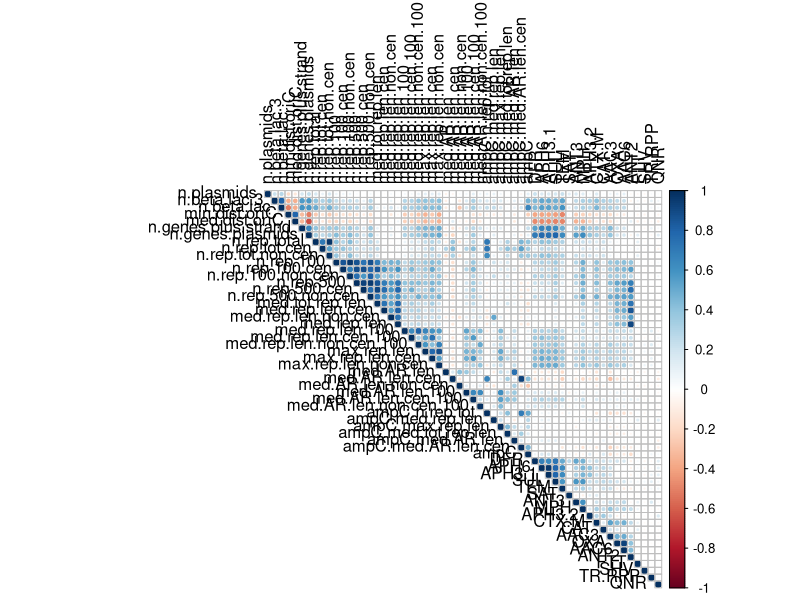
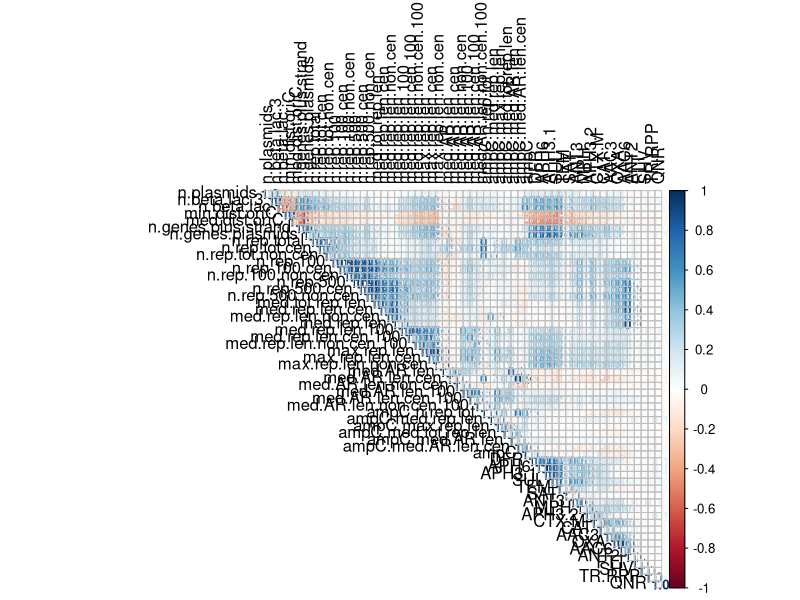
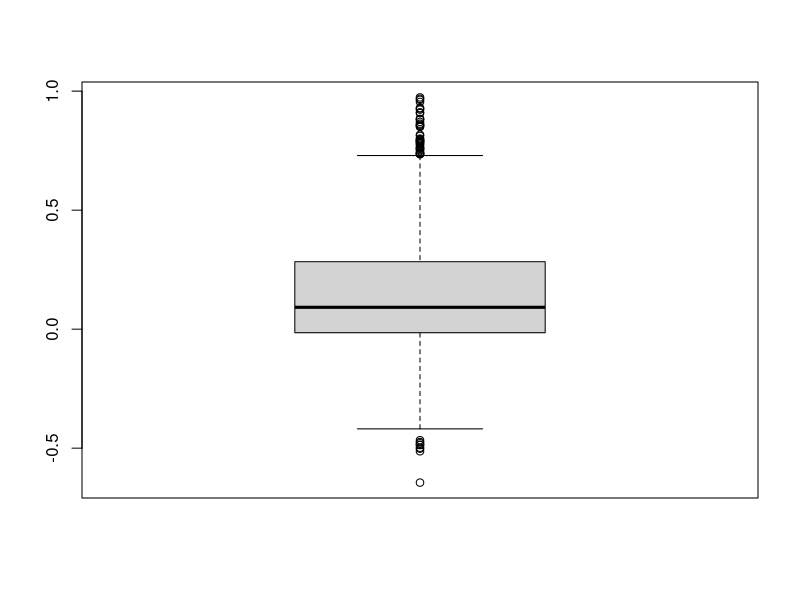
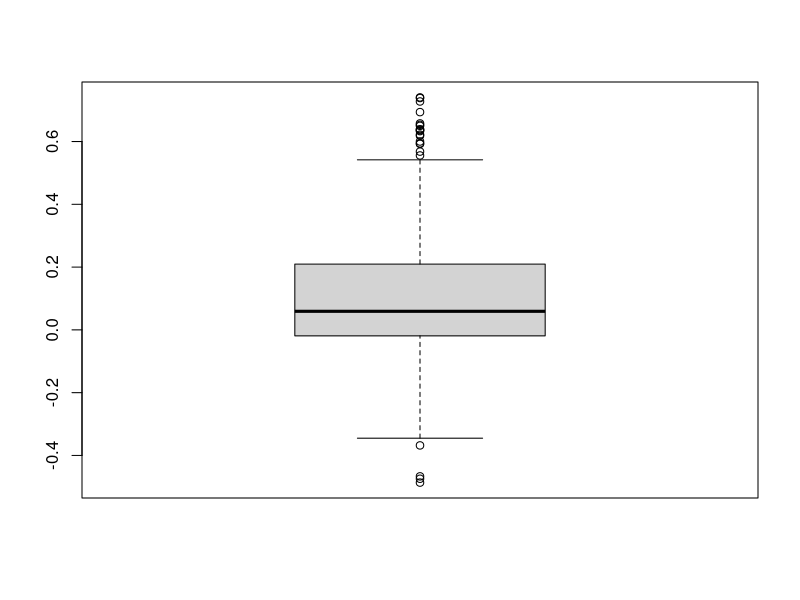
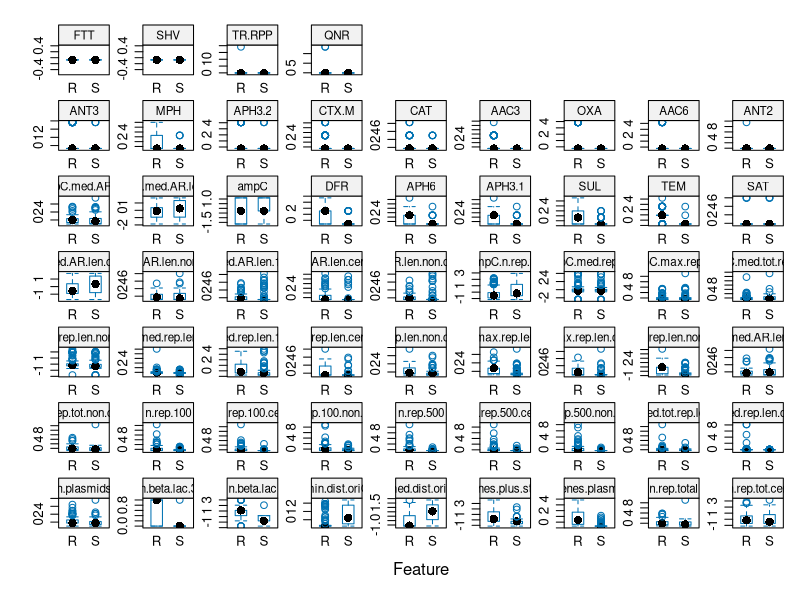
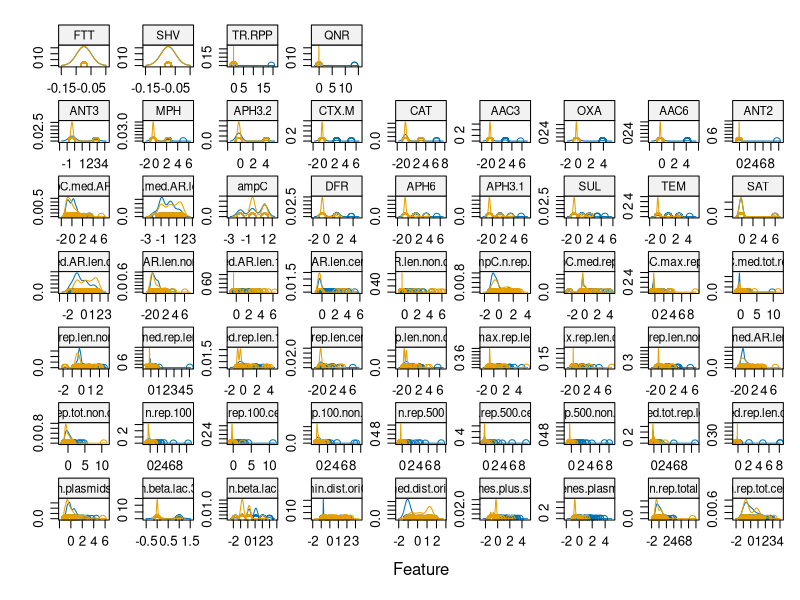

Reproduce these figures in R, in order. (Note: this script raises an error after producing the figures.)
## ---- chunk 1
knitr::opts_chunk$set(fig.width = 10, fig.height = 5, message = F, warning = F, cache = T)
library(tidyverse)
library(caret)
library(ROCR)
## ---- chunk 2
feat_amp <- read_csv("data/features_amp_strain.csv", na = c("NA", "-Inf"))

# resistance as factor
feat_amp$resistance <- as.factor(feat_amp$resistance)

# BL counted as binary > 3
feat_amp$n.beta.lac.3 <- ifelse(feat_amp$n.beta.lac > 3, 1, 0)
feat_amp <- feat_amp %>% 
  relocate(n.beta.lac.3, .before="n.beta.lac")

# remove AB and strain
feat_amp <- feat_amp %>% select(-c(strain))

feat_amp
## ---- chunk 3
skimr::skim(feat_amp)
## ---- chunk 4
feat_amp <- feat_amp %>% 
  select(-APH4)
## ---- chunk 5

feat_amp[is.na(feat_amp)] <- 0

## ---- chunk 6
end <- length(feat_amp)
# except for resistance and n.beta.lac.3
feat_amp_scaled <- as_tibble(
  scale(
    feat_amp %>% select(-c(resistance, n.beta.lac.3))
    ))

feat_amp_scaled$resistance <- feat_amp$resistance
feat_amp_scaled$n.beta.lac.3 <- feat_amp$n.beta.lac.3

feat_amp_scaled <- relocate(feat_amp_scaled, n.beta.lac.3, .before="n.beta.lac")
feat_amp_scaled <- relocate(feat_amp_scaled, resistance, .before="n.beta.lac.3")
## ---- chunk 7
cor_matrix <- cor(feat_amp[,c(2:end)], use = "pairwise.complete.obs")
corrplot::corrplot(cor_matrix, type="upper", tl.col = "black")
## ---- chunk 8
cor_matrix_scaled <- cor(feat_amp[,c(2:end)], use = "pairwise.complete.obs")
corrplot::corrplot(cor_matrix_scaled, type="upper", method = "number", number.cex=0.8, number.digits=1, tl.col = "black")
## ---- chunk 9
# exclude resistance, n.beta.lac.3
feat_amp_proc <- select(feat_amp_scaled, -c(resistance, n.beta.lac.3))

descr_cor <- cor(feat_amp_proc)
summary(descr_cor[upper.tri(descr_cor)])
## ---- chunk 10
boxplot(descr_cor[upper.tri(descr_cor)])
## ---- chunk 11
highly_cor <- findCorrelation(descr_cor, cutoff = .75)

feat_amp_proc <- feat_amp_proc[,-highly_cor]

# check new correlations
descr_cor2 <- cor(feat_amp_proc)
summary(descr_cor2[upper.tri(descr_cor2)])
## ---- chunk 12
boxplot(descr_cor2[upper.tri(descr_cor2)])
## ---- chunk 13
feat_amp_proc$n.beta.lac.3 <- feat_amp$n.beta.lac.3

feat_amp_proc$resistance <- feat_amp$resistance
## ---- chunk 14
set.seed(100)

in_train_nocorr <- createDataPartition(y = feat_amp_proc$resistance, p=0.75, list=FALSE)


training_nocorr <- feat_amp_proc[in_train_nocorr,]
testing_nocorr <- feat_amp_proc[-in_train_nocorr,]

# to avoid slowness of caret
x_nocorr <- as.matrix(training_nocorr %>% select(-resistance))  # we don't needs 'resistance' here
y_nocorr <- training_nocorr$resistance

## ---- chunk 15
set.seed(100)

in_train_all <- createDataPartition(y = feat_amp_scaled$resistance, p=0.75, list=FALSE)


training_all <- feat_amp_scaled[in_train_all,]
testing_all <- feat_amp_scaled[-in_train_all,]

# to avoid slowness of caret
x_all <- as.matrix(training_all %>% select(-resistance))  # we don't needs 'resistance' here
y_all <- training_all$resistance

## ---- chunk 16
featurePlot(x = x_all, 
            y = y_all, 
            plot = "box",
            strip=strip.custom(par.strip.text=list(cex=.7)),
            scales = list(x = list(relation="free"), 
                          y = list(relation="free")))
## ---- chunk 17
featurePlot(x = x_all, 
            y = y_all, 
            plot = "density",
            strip=strip.custom(par.strip.text=list(cex=.7)),
            scales = list(x = list(relation="free"), 
                          y = list(relation="free")))
## ---- chunk 18
pred_best <- c("resistance", "n.beta.lac.3", "ampC", "med.dist.oriC", "n.genes.plus.strand", "n.genes.plasmids", "med.AR.len.cen", "max.rep.len", "n.rep.500", "med.rep.len.100")
## ---- chunk 19
training_best <- training_all %>% select(pred_best)
testing_best <- testing_all %>% select(pred_best)

x_best <- as.matrix(training_best[,-1])
y_best <- training_best$resistance
## ---- chunk 20
feat_selected <- feat_amp_scaled %>% 
  select(c(resistance, n.beta.lac.3, ampC, n.plasmids, med.rep.len, med.tot.rep.len, max.rep.len, n.rep.total, med.AR.len.cen, med.dist.oriC, n.genes.plasmids))

# NAs in `med.tot.rep.len` and in `med.AR.len.cen` should be replaced with 0s
#feat_selected$med.tot.rep.len <- ifelse(is.na(feat_selected$med.tot.rep.len), 0, feat_selected$med.tot.rep.len)
#feat_selected$med.AR.len.cen <- ifelse(is.na(feat_selected$med.AR.len.cen), 0, feat_selected$med.AR.len.cen)

## ---- chunk 21
set.seed(100)

in_train_hand <- createDataPartition(y = feat_selected$resistance, p=0.75, list=FALSE)


training_hand <- feat_selected[in_train_hand,]
testing_hand <- feat_selected[-in_train_hand,]

# to avoid slowness of caret
x_hand <- as.matrix(training_hand %>% select(-resistance))
y_hand <- training_hand$resistance

## ---- chunk 22
fitControl_roc <- trainControl(## 5-fold CV
                           method = "repeatedcv",
                           number = 5,
                           ## repeated ten times
                           repeats = 10, 
                           allowParallel = T,
                           classProbs = T,
                           summaryFunction = twoClassSummary)

fitControl_acc <- trainControl(## 5-fold CV
                           method = "repeatedcv",
                           number = 5,
                           ## repeated ten times
                           repeats = 10, 
                           allowParallel = T)
## ---- chunk 23
set.seed(100)

fit_LR_hand_roc <- train(x = x_hand, 
                         y = y_hand,
                 method = "regLogistic", 
                 trControl = fitControl_roc,
                 verbose = FALSE,
                 metric="ROC")
fit_LR_hand_roc
## ---- chunk 24
fit_LR_hand_roc$resample %>% arrange(-ROC)
## ---- chunk 25
confusionMatrix.train(fit_LR_hand_roc)
## ---- chunk 26
set.seed(100)

fit_LR_hand_acc <- train(x = x_hand,
                         y = y_hand, 
                 method = "regLogistic", 
                 trControl = fitControl_acc,
                 verbose = FALSE,
                 metric="Accuracy")
fit_LR_hand_acc
## ---- chunk 27

predClasses_RLR_hand_roc <- predict(fit_LR_hand_roc, newdata=testing_hand)

cm_RLR_hand_roc <- confusionMatrix(data = predClasses_RLR_hand_roc, 
                reference = testing_hand$resistance,
                mode="everything",
                positive="R")

cm_RLR_hand_roc
## ---- chunk 28

predClasses_RLR_hand_acc <- predict(fit_LR_hand_acc, newdata=testing_hand)

cm_RLR_hand_acc <- confusionMatrix(data = predClasses_RLR_hand_acc, 
                reference = testing_hand$resistance,
                mode="everything",
                positive="R")

cm_RLR_hand_acc
## ---- chunk 29
set.seed(100)

# fitControl is ROC optimized
fitControl_roc <- trainControl(## 5-fold CV
                           method = "repeatedcv",
                           number = 5,
                           ## repeated ten times
                           repeats = 10, 
                           allowParallel = T,
                           classProbs = T,
                           summaryFunction = twoClassSummary)

fit_LR_nocorr_roc <- train(x = x_nocorr,
                           y = y_nocorr,
                 method = "regLogistic", 
                 trControl = fitControl_roc,
                 verbose = FALSE,
                 metric="ROC")

fit_LR_nocorr_roc
## ---- chunk 30

predClasses_RLR_nocorr_roc <- predict(fit_LR_nocorr_roc, newdata=testing_nocorr)

cm_RLR_nocorr_roc <- confusionMatrix(data = predClasses_RLR_nocorr_roc, 
                reference = testing_nocorr$resistance,
                mode="everything",
                positive="R")

cm_RLR_nocorr_roc
## ---- chunk 31
# remove n.beta.lac - column number 1
fit_LR_nocorr_roc2 <- train(x = x_nocorr[, -1],
                           y = y_nocorr,
                 method = "regLogistic", 
                 trControl = fitControl_roc,
                 verbose = FALSE,
                 metric="ROC")

fit_LR_nocorr_roc2
## ---- chunk 32
LR_coeff <- as_tibble(fit_LR_nocorr_roc$finalModel$W) %>% gather(key = "predictor", value = "log.odds", 1:27) %>% mutate(odds.ratio = exp(log.odds))

LR_coeff
## ---- chunk 33
#LR_coeff_td <- gather(LR_coeff, "type", "value", 2:3)
library(ggpubr)

feat_imp_rlr_or <- ggplot(LR_coeff, aes(reorder(predictor, abs(log.odds)), odds.ratio))+
  geom_col(fill="steelblue")+
  coord_flip()+
  xlab("")+
  ylab("odds ratio")

feat_imp_rlr_lo <- ggplot(LR_coeff, aes(reorder(predictor, abs(log.odds)), log.odds))+
  geom_col(fill="steelblue")+
  coord_flip()+
  xlab("")+
  ylab("log odds")


feat_imp_rlr <- annotate_figure(
  ggarrange(feat_imp_rlr_or, feat_imp_rlr_lo, ncol = 2), 
  top = text_grob("Binomial Logistic Regression coefficients"))

#annotate_figure(feat_imp_rlr, top = text_grob("Binomial Logistic Regression coefficients"))

feat_imp_rlr
## ---- chunk 34
predClasses_RLR_nocorr_roc2 <- predict(fit_LR_nocorr_roc2, newdata=testing_nocorr[, -1])

cm_RLR_nocorr_roc2 <- confusionMatrix(data = predClasses_RLR_nocorr_roc2, 
                reference = testing_nocorr$resistance,
                mode="everything",
                positive="R")

cm_RLR_nocorr_roc2
## ---- chunk 35
set.seed(100)
options(warn=-1)

subsets <- c(1:38)

rfe_ctrl <- rfeControl(functions = rfFuncs,
                   method = "repeatedcv",
                   repeats = 5,
                   verbose = FALSE,
                   allowParallel = T, 
                   number = 10, 
                   p = 0.75)

# training[, -2] - because I want to exclude n.beta.lac and leave only its binary counterpart n.beta.lac.3
lm_profile <- rfe(x = x_all[,-2], 
                 y = y_all,
                 sizes = subsets,
                 rfeControl = rfe_ctrl, 
                 metric = "RMSE")

lm_profile
## ---- chunk 36
top5 <- c("min.dist.oriC", "n.beta.lac.3", "n.genes.plasmids", "max.rep.len.cen", "med.AR.len.100")

training_top5 <- select(training_all, c(resistance, top5))

testing_top5 <- select(testing_all, c(resistance, top5))


x_top5 <- as.matrix(training_top5[,-1])
y_top5 <- training_top5$resistance
## ---- chunk 37
# I use fitControl_roc from earlier

set.seed(100)

fit_LR_top5_roc <- train(x = x_top5,
                         y = y_top5,
                         method = "regLogistic", 
                         trControl = fitControl_roc,
                         verbose = FALSE,
                         metric="ROC")
fit_LR_top5_roc
## ---- chunk 38

predClasses_RLR_top5_roc <- predict(fit_LR_top5_roc, newdata=testing_top5)

cm_RLR_top5_roc <- confusionMatrix(data = predClasses_RLR_top5_roc, 
                reference = testing_top5$resistance,
                mode="everything",
                positive="R")

cm_RLR_top5_roc
## ---- chunk 39
fit_ctrl_rf_roc <- trainControl(## 5-fold CV
                           method = "repeatedcv",
                           number = 5,
                           ## repeated ten times
                           repeats = 10, 
                           allowParallel = T,
                           classProbs = T,
                           summaryFunction = twoClassSummary)

#mtry <- sqrt(ncol(training_all[,2:39]))
#tunegrid <- expand.grid(.mtry=mtry)
## ---- chunk 40
set.seed(100)

fit_RF <- train(x = x_all,
                y = y_all,  
                 method = "rf", 
                 trControl = fit_ctrl_rf_roc,
                 #tuneGrid=tunegrid,
                 verbose = FALSE,
                 metric="ROC")

fit_RF
## ---- chunk 41
imp_vars_rf_all <- varImp(fit_RF)

plot(imp_vars_rf_all, main="Variable Importance with RF (all)")
## ---- chunk 42
predClasses_RF_all <- predict(fit_RF, newdata=testing_all)

cm_RF_all <- confusionMatrix(data = predClasses_RF_all, 
                reference = testing_all$resistance,
                mode="everything",
                positive="R")

cm_RF_all
## ---- chunk 43
set.seed(100)

# without n.ampC
fit_RF_no_n.ampC <- train(x = x_all[, -3],
                y = y_all,  
                 method = "rf", 
                 trControl = fit_ctrl_rf_roc,
                 #tuneGrid=tunegrid,
                 verbose = FALSE,
                 metric="ROC")

fit_RF_no_n.ampC
## ---- chunk 44
imp_vars_rf_no_n.ampC <- varImp(fit_RF_no_n.ampC)

plot(imp_vars_rf_no_n.ampC, main="Variable Importance with RF (no n.ampC)")

## ---- chunk 45
# without n.ampC
predClasses_RF_no_n.ampC <- predict(fit_RF_no_n.ampC, newdata=testing_all[, -4])

cm_RF_no_n.ampC <- confusionMatrix(data = predClasses_RF_no_n.ampC, 
                reference = testing_all$resistance,
                mode="everything",
                positive="R")

cm_RF_no_n.ampC
## ---- chunk 46
set.seed(100)

fit_RF_best <- train(x_best, y_best, 
                 method = "rf", 
                 trControl = fit_ctrl_rf_roc,
                 #tuneGrid=tunegrid,
                 verbose = FALSE,
                 metric="ROC")

fit_RF_best
## ---- chunk 47
imp_vars_rf_best <- varImp(fit_RF_best)

plot(imp_vars_rf_best, main="Variable Importance with RF (manual best)")
## ---- chunk 48
predClasses_RF_best <- predict(fit_RF_best, newdata=testing_best)

cm_RF_best <- confusionMatrix(data = predClasses_RF_best, 
                reference = testing_best$resistance,
                mode="everything",
                positive="R")

cm_RF_best
## ---- chunk 49
set.seed(100)

fit_RF_nocorr <- train(x_nocorr, y_nocorr, 
                 method = "rf", 
                 trControl = fit_ctrl_rf_roc,
                 #tuneGrid=tunegrid,
                 verbose = FALSE,
                 metric="ROC")

fit_RF_nocorr
## ---- chunk 50
imp_vars_rf_nocorr <- varImp(fit_RF_nocorr)

feat_imp_rf <- plot(imp_vars_rf_nocorr, main="Variable Importance with RF (non-correlated)")

feat_imp_rf
## ---- chunk 51
predClasses_RF_nocorr <- predict(fit_RF_nocorr, newdata=testing_nocorr)

cm_RF_nocorr <- confusionMatrix(data = predClasses_RF_nocorr, 
                reference = testing_nocorr$resistance,
                mode="everything",
                positive="R")

cm_RF_nocorr
## ---- chunk 52
set.seed(100)

fit_SVM_all <- train(resistance ~ ., data = training_all,
                 method = "svmRadial", 
                 trControl = fitControl_roc,
                 verbose = FALSE,
                 metric="ROC")

fit_SVM_all
## ---- chunk 53
predClasses_SVM_all <- predict(fit_SVM_all, newdata=testing_all)

cm_SVM_all <- confusionMatrix(data = predClasses_SVM_all, 
                reference = testing_all$resistance,
                mode="everything",
                positive="R")

cm_SVM_all
## ---- chunk 54
set.seed(100)

fit_SVM_nocorr <- train(resistance ~ ., data = training_nocorr, 
                 method = "svmRadial", 
                 trControl = fitControl_roc,
                 verbose = FALSE,
                 metric="ROC")

fit_SVM_nocorr
## ---- chunk 55
predClasses_SVM_nocorr <- predict(fit_SVM_nocorr, newdata=testing_nocorr)

cm_SVM_nocorr <- confusionMatrix(data = predClasses_SVM_nocorr, 
                reference = testing_nocorr$resistance,
                mode="everything",
                positive="R")

cm_SVM_nocorr
## ---- chunk 56
fit_ctrl_xgb_roc <- trainControl(## 5-fold CV
                           method = "repeatedcv",
                           number = 5,
                           repeats = 5, 
                           allowParallel = F,
                           classProbs = T,
                           summaryFunction = twoClassSummary)
## ---- chunk 57
set.seed(100)

fit_XGB_all <- train(x = x_all, y = y_all, 
                 method = "xgbDART", 
                 trControl = fit_ctrl_xgb_roc,
                 verbose = FALSE,
                 metric="ROC",
                 verbosity=0)
fit_XGB_all$bestTune
## ---- chunk 58
filter(fit_XGB_all$results, nrounds == 150, max_depth == 1, eta == 0.3, gamma == 0, subsample == 0.75, colsample_bytree == 0.6, rate_drop == 0.01, skip_drop == 0.95, min_child_weight == 1)
## ---- chunk 59
imp_vars_xgb_all <- varImp(fit_XGB_all)

feat_imp_xgb_all <- plot(imp_vars_xgb_all, main="Variable Importance with XGB (all)")

feat_imp_xgb_all
## ---- chunk 60
predClasses_XGB_all <- predict(fit_XGB_all, newdata=testing_all)

cm_XGB_all <- confusionMatrix(data = predClasses_XGB_all, 
                reference = testing_all$resistance,
                mode="everything",
                positive="R")

cm_XGB_all
## ---- chunk 61
set.seed(100)

fit_XGB_nocorr <- train(x = x_nocorr, y = y_nocorr, 
                 method = "xgbDART", 
                 trControl = fit_ctrl_xgb_roc,
                 verbose = FALSE,
                 metric="ROC",
                 verbosity=0)

fit_XGB_nocorr$bestTune
## ---- chunk 62
imp_vars_xgb_nocorr <- varImp(fit_XGB_nocorr)

feat_imp_xgb_nocorr <- plot(imp_vars_xgb_nocorr, main="Variable Importance with XGB (nocorr)")

feat_imp_xgb_nocorr
## ---- chunk 63
predClasses_XGB_nocorr <- predict(fit_XGB_nocorr, newdata=testing_nocorr)

cm_XGB_nocorr <- confusionMatrix(data = predClasses_XGB_nocorr, 
                reference = testing_nocorr$resistance,
                mode="everything",
                positive="R")

cm_XGB_nocorr
## ---- chunk 64
set.seed(100)

#x_best_scaled <- scale(x_best)

fit_XGB_best <- train(x=x_best, y=y_best, 
                 method = "xgbDART", 
                 trControl = fit_ctrl_xgb_roc,
                 verbose = FALSE,
                 metric="ROC",
                 verbosity=0)

fit_XGB_best$bestTune
## ---- chunk 65
imp_vars_xgb_best <- varImp(fit_XGB_best)

feat_imp_xgb_best <- plot(imp_vars_xgb_best, main="Variable Importance with XGB (best)")

feat_imp_xgb_best
## ---- chunk 66
predClasses_XGB_best <- predict(fit_XGB_best, newdata=testing_best)

cm_XGB_best <- confusionMatrix(data = predClasses_XGB_best, 
                reference = testing_best$resistance,
                mode="everything",
                positive="R")

cm_XGB_best
## ---- chunk 67
# take results from confusionMatrix objects
cm_list <- list(cm_RLR_hand_roc, cm_RLR_nocorr_roc, cm_RLR_nocorr_roc2, cm_RLR_top5_roc, cm_RF_all, cm_RF_no_n.ampC, cm_RF_best, cm_RF_nocorr, cm_SVM_all, cm_SVM_nocorr, cm_XGB_all, cm_XGB_best, cm_XGB_nocorr)


perf_metrics <- as.data.frame(
  sapply(cm_list, function(cm){
    round(c(cm$overall[1], cm$overall[2], cm$byClass[1], cm$byClass[2], cm$byClass[7]), 3)
  })
)

# calculate AUC

# quite stupid way
fit_list <- list(fit_LR_hand_roc, fit_LR_nocorr_roc, fit_LR_nocorr_roc2, fit_LR_top5_roc, fit_RF, fit_RF_no_n.ampC, fit_RF_best, fit_RF_nocorr, fit_SVM_all, fit_SVM_nocorr, fit_XGB_all, fit_XGB_best, fit_XGB_nocorr)

testing_list <- list(testing_hand, testing_nocorr, testing_nocorr[, -1], testing_top5, testing_all, testing_all[, -4], testing_best, testing_nocorr, testing_all, testing_nocorr, testing_all, testing_best, testing_nocorr)

# iterate over both lists
auc_vec <- sapply(c(1:length(fit_list)), function(i){
  #print(i)
  f <- fit_list[[i]]
  t <- testing_list[[i]]
  
  pred_prob <- predict.train(f, newdata = t, type = "prob")
  pred_roc <- ROCR::prediction(predictions = pred_prob$S, labels = t$resistance)
  auc <- round(unlist(slot(ROCR::performance(pred_roc, measure = "auc"), "y.values")), 3)
  
  return(auc)
})

# make it 1 row
auc_df <- as.data.frame(t(data.frame(AUC=auc_vec)))
# add to other metrics
perf_metrics <- bind_rows(perf_metrics, auc_df)
# make Metric column
perf_metrics$Metric <- row.names(perf_metrics)
perf_metrics <- as_tibble(perf_metrics) %>% relocate(Metric, .before = V1)
# make other columns names
colnames(perf_metrics) <- c("Metric", "RLR.hand", "RLR.nocorr", "RLR.nocorr.2", "RLR.top5.auto", "RF.all", "RF.all.no.n.ampC", "RF.best", "RF.nocorr", "SVM.all", "SVM.nocorr", "XGB.all", "XGB.best", "XGB.nocorr")
# write to file
write.csv(perf_metrics, "data/metrics.csv", row.names = FALSE)

# show
perf_metrics

## ---- chunk 68
models_compare <- resamples(list(
  RLR_hand = fit_LR_hand_roc, 
  RLR_nocorr = fit_LR_nocorr_roc, 
  RLR_nocorr2 = fit_LR_nocorr_roc2, 
  RLR_top5 = fit_LR_top5_roc, 
  RF_all = fit_RF, 
  RF_best = fit_RF_best, 
  RF_noAMPC = fit_RF_no_n.ampC, 
  RF_nocorr = fit_RF_nocorr,
  SVM_all = fit_SVM_all, 
  SVM_nocorr = fit_SVM_nocorr
  ))

summary(models_compare)
## ---- chunk 69
scales <- list(x=list(relation="free"), y=list(relation="free"))
bwplot(models_compare, scales=scales)
## ---- chunk 70
models_compare_xgb <- resamples(list(
  XGB_all = fit_XGB_all, 
  XGB_best = fit_XGB_best,
  XGB_nocorr = fit_XGB_nocorr
))

summary(models_compare_xgb)
## ---- chunk 71
scales <- list(x=list(relation="free"), y=list(relation="free"))
bwplot(models_compare_xgb, scales=scales)
## ---- chunk 72
get_roc <- function(fit.obj, testing.df){
  pred_prob <- predict.train(fit.obj, newdata = testing.df, type="prob")
  pred_roc <- prediction(predictions = pred_prob$S, labels = testing.df$resistance)
  perf_roc <- performance(pred_roc, measure="tpr", x.measure = "fpr")
  return(perf_roc)
}
## ---- chunk 73
# calculate ROC
perf_roc_rlr <- get_roc(fit_LR_nocorr_roc, testing_nocorr)

# take AUC from perf_metrics
auc_rlr <- unlist(perf_metrics %>% filter(Metric=="AUC") %>% select(RLR.nocorr))

# plot
plot(perf_roc_rlr, main = "RLR ROC curve", col = "steelblue", lwd = 3)
abline(a = 0, b = 1, lwd = 3, lty = 2, col = 1)
legend(x = 0.8, y = 0.3, legend = paste0("AUC = ", auc_rlr))
## ---- chunk 74
# calculate ROC
perf_roc_xgb <- get_roc(fit_XGB_all, testing_all)

# take AUC from perf_metrics
auc_xgb <- unlist(perf_metrics %>% filter(Metric=="AUC") %>% select(XGB.all))

# plot
plot(perf_roc_xgb, main = "XGB.all ROC curve", col = "steelblue", lwd = 3)
abline(a = 0, b = 1, lwd = 3, lty = 2, col = 1)
legend(x = 0.8, y = 0.3, legend = paste0("AUC = ", auc_xgb))
## ---- chunk 75
# calculate ROC
perf_roc_xgb_nocorr <- get_roc(fit_XGB_nocorr, testing_nocorr)

# take AUC from perf_metrics
auc_xgb_nocorr <- unlist(perf_metrics %>% filter(Metric=="AUC") %>% select(XGB.nocorr))

# plot
plot(perf_roc_xgb_nocorr, main = "XGB.nocorr ROC curve", col = "steelblue", lwd = 3)
abline(a = 0, b = 1, lwd = 3, lty = 2, col = 1)
legend(x = 0.8, y = 0.3, legend = paste0("AUC = ", auc_xgb_nocorr))
## ---- chunk 76
# calculate ROC
perf_roc_rf <- get_roc(fit_RF_nocorr, testing_nocorr)

auc_rf <- unlist(perf_metrics %>% filter(Metric=="AUC") %>% select(RF.nocorr))

# plot
plot(perf_roc_rf, main = "RF ROC curve", col = "steelblue", lwd = 3)
abline(a = 0, b = 1, lwd = 3, lty = 2, col = 1)
legend(x = 0.8, y = 0.3, legend = paste0("AUC = ", auc_rf))
## ---- chunk 77
# calculate ROC
perf_roc_svm <- get_roc(fit_SVM_nocorr, testing_nocorr)

auc_svm <- unlist(perf_metrics %>% filter(Metric=="AUC") %>% select(SVM.nocorr))

# plot
plot(perf_roc_svm, main = "SVM ROC curve", col = "steelblue", lwd = 3)
abline(a = 0, b = 1, lwd = 3, lty = 2, col = 1)
legend(x = 0.8, y = 0.3, legend = paste0("AUC = ", auc_svm))
## ---- chunk 78
save.image(f="/home/andrei/Data/HeteroR/notebooks/modelling.RData")
